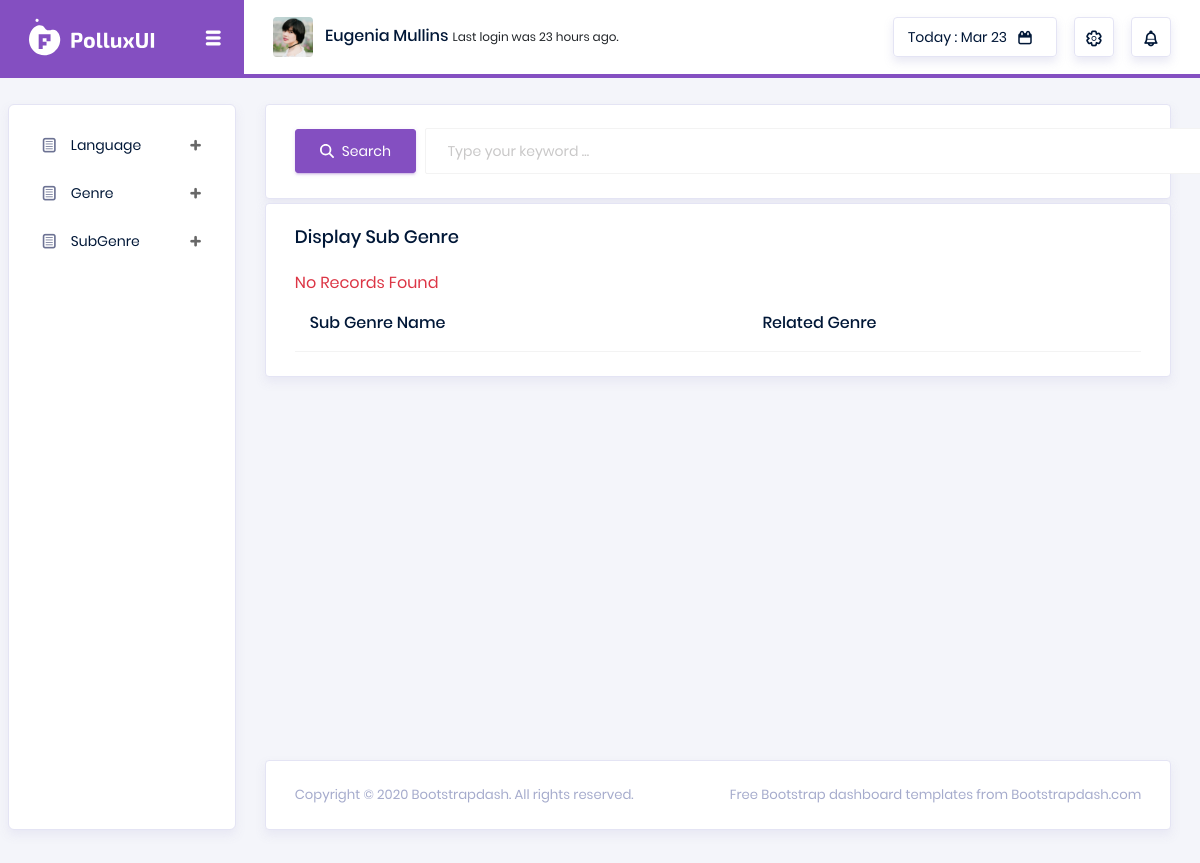
/backend/Display-Sub-Genre/, run on an earlier commit of the app's database.
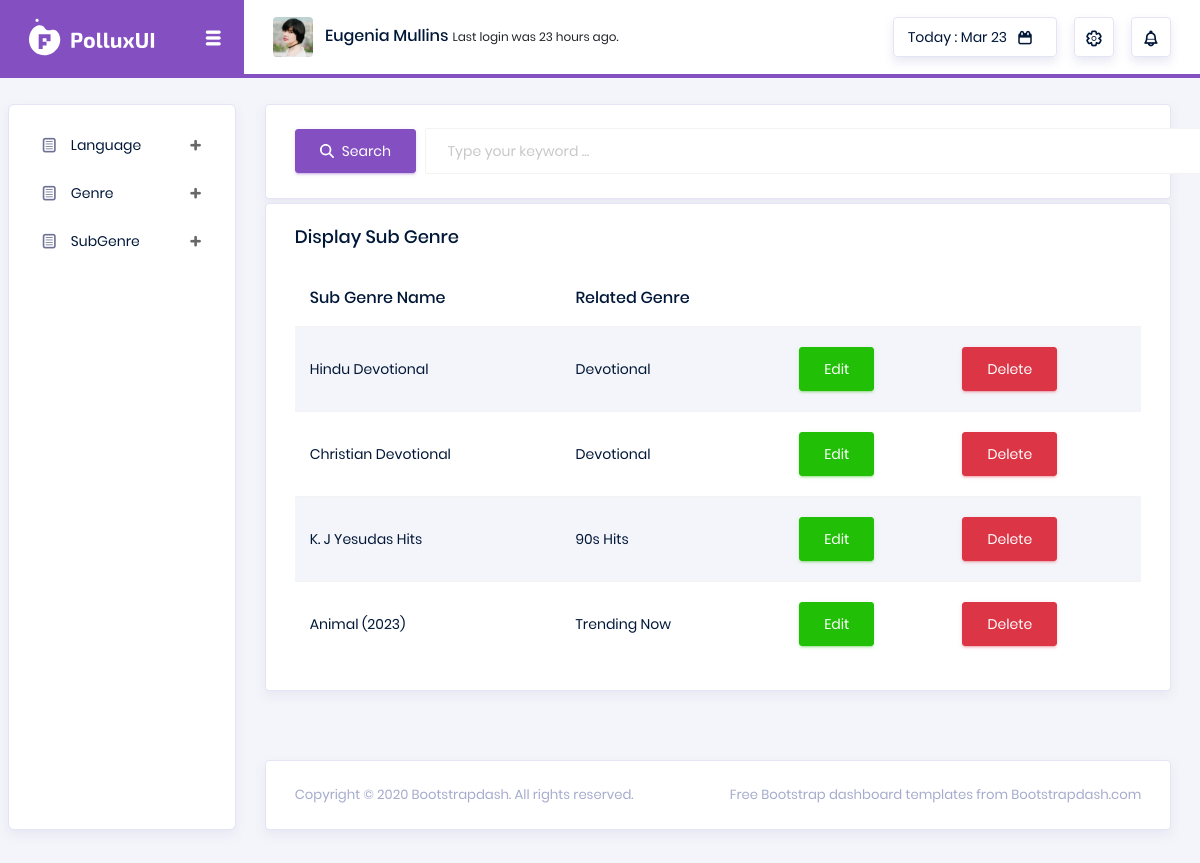
And on a later commit of the database.
### backend/models.py (models this page shows)
class SubGenreDb(models.Model):
    Sub_Genre_Name = models.CharField(max_length=255, null=True, blank=True)
    Res_Sub_Genre = models.CharField(max_length=255, null=True, blank=True)

### backend/views.py (the view)
# urls.py: path('Display-Sub-Genre/', views.DisplaySubGenre, name='DisplaySubGenre'),
def DisplaySubGenre(request):
    subgen =SubGenreDb.objects.all()
    if request.method == 'GET':
        str = request.GET.get('keyword')
        if str != None:
            subgen =SubGenreDb.objects.filter(Sub_Genre_Name__icontains=str)
    context = {'subgen': subgen}
    return render(request, 'directory/subgenre/display_subgenre.html', context)

### backend/templates/directory/subgenre/display_subgenre.html (shortened to what this page needs)
<!DOCTYPE html>
{% extends 'index.html' %}
{% block content %}
<html lang="en">
<head>
</head>
<body>
    <div class="card mb-1">
        <div class="card-body">
            <form action="" method="GET" class="forms-sample">
                <div class="form-group mb-0">
                    <button type="submit" class="btn btn-primary">
                        <i class="fa-solid fa-magnifying-glass mr-2"></i><span>Search</span>
                    </button>
                    <input type="text" name="keyword" class="form-control display-search-box" autocomplete="off"
                        placeholder="Type your keyword ...">
                </div>
            </form>
        </div>
    </div>
    <div class="card">
        <div class="card-body">
            <h4 class="card-title">Display Sub Genre</h4>
            <div class="table-responsive">
                <table class="table table-striped">
                    <thead>
                        <tr>
                            <th>Sub Genre Name</th>
                            <th>Related Genre</th>
                        </tr>
                    </thead>
                    <tbody>
                        {% for i in subgen %}
                        <tr>
                            <td>{{i.Sub_Genre_Name}}</td>
                            <td>{{i.Res_Sub_Genre}}</td>
                            <td>
                                <form action="{% url 'EditSubGenre' subId=i.id %}">
                                    <button type="submit" class="btn btn-success">
                                        <span>Edit</span>
                                    </button>
                                </form>
                            </td>
                            <td>
                                <form action="{% url 'DeleteSubGenre' subId=i.id %}">
                                    <button type="submit" class="btn btn-danger">
                                        <span>Delete</span>
                                    </button>
                                </form>
                            </td>
                        </tr>
                        {% empty %}
                        <span class="text-danger">No Records Found</span>
                        {% endfor %}
                    </tbody>
                </table>
            </div>
        </div>
    </div>
</body>
</html>
{% endblock %}

What changed in the data, as far as the page shows it:
added SubGenreDb: Sub_Genre_Name "Hindu Devotional", Res_Sub_Genre "Devotional"
added SubGenreDb: Sub_Genre_Name "Christian Devotional", Res_Sub_Genre "Devotional"
added SubGenreDb: Sub_Genre_Name "K. J Yesudas Hits", Res_Sub_Genre "90s Hits"
added SubGenreDb: Sub_Genre_Name "Animal (2023)", Res_Sub_Genre "Trending Now"
Also different on the page:
text no longer shown: "No Records Found"
